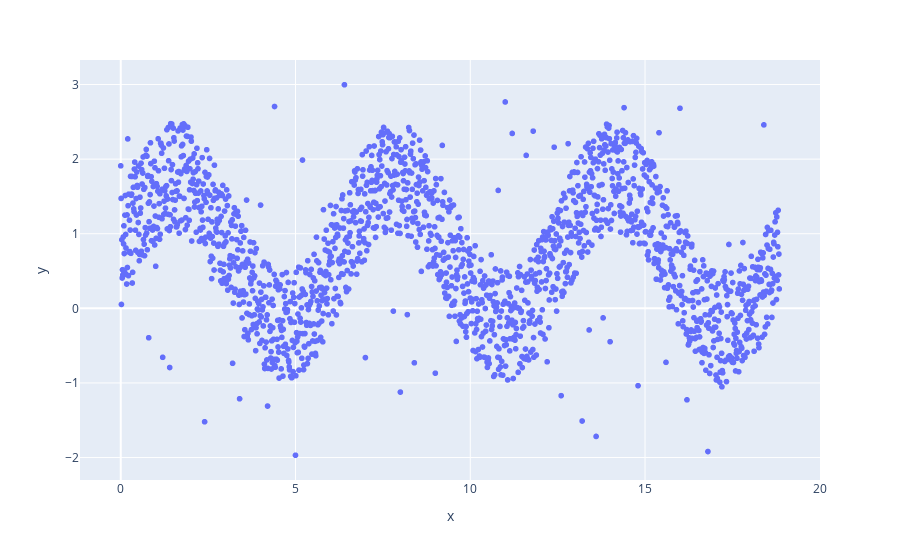

Notebook source saved alongside this figure:
### Code cell
# данные по оси Х от 0 до 6*pi с шагом 0.01
X = np.arange(0, 6 * np.pi, 0.01)
# данные по оси Y sin(X) с разбросом в 1.5 интервала
y = np.sin(X) + 1.5 * np.random.rand(len(X))
# создадим шум из каждого 20го числа
y[::20] = 5 * np.random.rand(len(y[::20])) - 2

px.scatter(x=X, y=y).show()

X = X.reshape(-1, 1)

### Figure 1 — Plotly figure (JSON) as saved in the notebook; plotly's stock layout.template omitted (floating-point values rounded to 4 significant figures; data arrays with more than 128 entries replaced by an {"elided": "..."} marker saying what was removed)
{"data": [{"hovertemplate": "x=%{x}<br>y=%{y}<extra></extra>", "legendgroup": "", "marker": {"color": "#636efa", "symbol": "circle"}, "mode": "markers", "name": "", "showlegend": false, "x": {"elided": "1885 float values"}, "xaxis": "x", "y": {"elided": "1885 float values"}, "yaxis": "y", "type": "scattergl"}], "layout": {"xaxis": {"anchor": "y", "domain": [0.0, 1.0], "title": {"text": "x"}}, "yaxis": {"anchor": "x", "domain": [0.0, 1.0], "title": {"text": "y"}}, "legend": {"tracegroupgap": 0}, "margin": {"t": 60}}}
